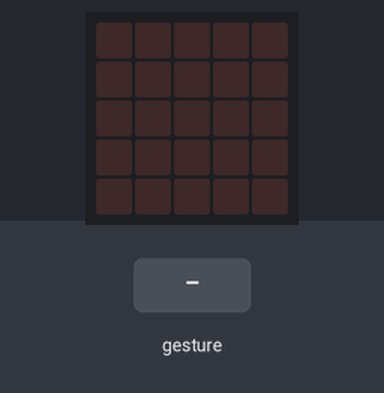
The program below on a simulated BBC micro:bit (MakeCode). Shown: the board's 5×5 LED display. The test bench sets the inputs (shaded band). Random numbers come from a fixed seed; a tilt is held for 1.5 s and a shake lasts 1 s, then the board lies face up again.

Above: at 1.2 s.
1.3 s: gesture 'shake'
At 2.1 s:
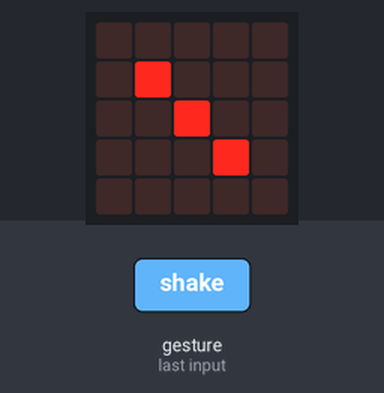
3.0 s: gesture 'shake'
At 4.4 s:
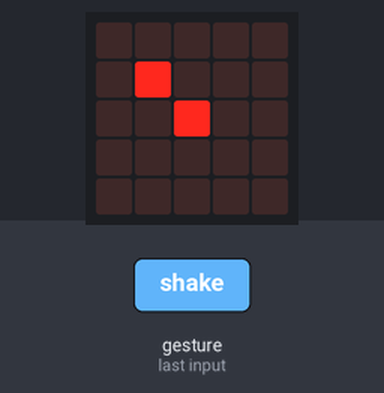
4.7 s: gesture 'shake'
At 5.9 s:
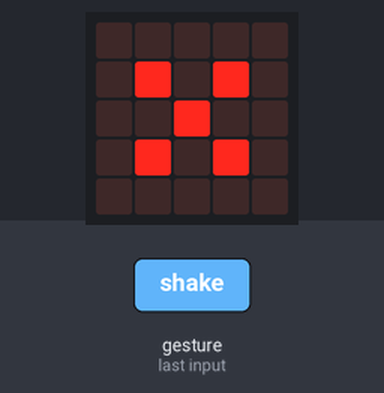
Timing chart, 0 to 7.7 s (numbered marks = the images above; inputs shaded):
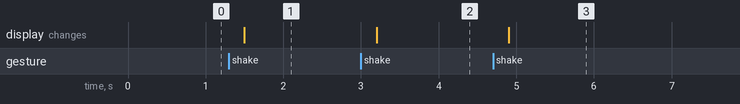

The program:

main.ts
```typescript
enum RadioMessage {
    message1 = 49434
}
let numero = 0
input.onGesture(Gesture.Shake, function () {
    numero = randint(1, 8)
    if (numero == 1) {
        basic.showLeds(`
            . . . . .
            . . . . .
            . . # . .
            . . . . .
            . . . . .
            `)
    } else if (numero == 2) {
        basic.showLeds(`
            . . . . .
            . # . . .
            . . # . .
            . . . . .
            . . . . .
            `)
    } else if (numero == 3) {
        basic.showLeds(`
            . . . . .
            . # . . .
            . . # . .
            . . . # .
            . . . . .
            `)
    } else if (numero == 4) {
        basic.showLeds(`
            . . . . .
            . # . # .
            . . . . .
            . # . # .
            . . . . .
            `)
    } else if (numero == 5) {
        basic.showLeds(`
            . . . . .
            . # . # .
            . . # . .
            . # . # .
            . . . . .
            `)
    } else if (numero == 6) {
        basic.showLeds(`
            . . . . .
            . # . # .
            . # . # .
            . # . # .
            . . . . .
            `)
    } else if (numero == 7) {
        basic.showLeds(`
            . . . . .
            . # . # .
            . # # # .
            . # . # .
            . . . . .
            `)
    } else if (numero == 8) {
        basic.showLeds(`
            . . . . .
            . # # # .
            . # . # .
            . # # # .
            . . . . .
            `)
    } else {

    }
})
```

test.ts
```typescript
// aquí va el archivo "tests"; esto no se compilará cuando este paquete se utilice como una extensión.
```

Measured:
- after the input at 1.3 s, the display: changes after 0.20 s (image 1)
- after the input at 3.0 s, the display: changes after 0.20 s (image 2)
- after the input at 4.7 s, the display: changes after 0.20 s (image 3)
